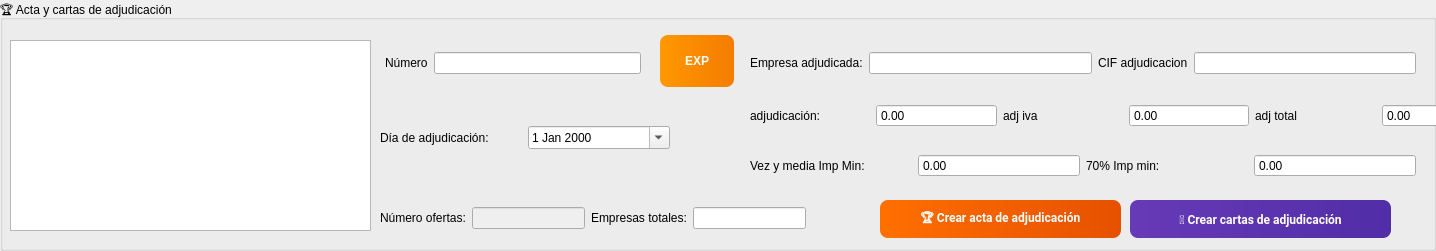
     <widget class="QGroupBox" name="groupBox_10">
      <property name="geometry">
       <rect>
        <x>65</x>
        <y>185</y>
        <width>1436</width>
        <height>251</height>
       </rect>
      </property>
      <property name="title">
       <string>🏆 Acta y cartas de adjudicación</string>
      </property>
      <widget class="QTableWidget" name="TwOfertas">
       <property name="geometry">
        <rect>
         <x>10</x>
         <y>40</y>
         <width>361</width>
         <height>191</height>
        </rect>
       </property>
       <property name="font">
        <font>
         <family>Segoe UI,Roboto,Arial,sans-serif</family>
         <pointsize>9</pointsize>
        </font>
       </property>
       <attribute name="verticalHeaderDefaultSectionSize">
        <number>40</number>
       </attribute>
       <attribute name="verticalHeaderMinimumSectionSize">
        <number>40</number>
       </attribute>
      </widget>
      <widget class="QPushButton" name="Generar_acta_adj">
       <property name="geometry">
        <rect>
         <x>880</x>
         <y>200</y>
         <width>241</width>
         <height>38</height>
        </rect>
       </property>
       <property name="font">
        <font>
         <family>Segoe UI,Roboto,Arial,sans-serif</family>
         <pointsize>9</pointsize>
         <weight>75</weight>
         <bold>true</bold>
        </font>
       </property>
       <property name="styleSheet">
        <string notr="true">QPushButton {
    background: qlineargradient(x1:0,y1:0,x2:1,y2:0, stop:0 #FF6F00, stop:1 #E65100);
    color: #ffffff;
    border: none;
    border-radius: 8px;
    padding: 6px 12px;
    font-weight: 600;
}
QPushButton:hover {
    background: qlineargradient(x1:0,y1:0,x2:1,y2:0, stop:0 #FF8F00, stop:1 #FF6F00);
}
QPushButton:pressed {
    background: #BF360C;
}</string>
       </property>
       <property name="text">
        <string>🏆 Crear acta de adjudicación</string>
       </property>
      </widget>
      <widget class="QPushButton" name="Generar_carta_adj">
       <property name="geometry">
        <rect>
         <x>1130</x>
         <y>200</y>
         <width>261</width>
         <height>38</height>
        </rect>
       </property>
       <property name="font">
        <font>
         <family>Segoe UI,Roboto,Arial,sans-serif</family>
         <pointsize>9</pointsize>
         <weight>75</weight>
         <bold>true</bold>
        </font>
       </property>
       <property name="styleSheet">
        <string notr="true">QPushButton {
    background: qlineargradient(x1:0,y1:0,x2:1,y2:0, stop:0 #673AB7, stop:1 #512DA8);
    color: #ffffff;
    border: none;
    border-radius: 8px;
    padding: 6px 12px;
    font-weight: 600;
}
QPushButton:hover {
    background: qlineargradient(x1:0,y1:0,x2:1,y2:0, stop:0 #7986CB, stop:1 #673AB7);
}
QPushButton:pressed {
    background: #4527A0;
}</string>
       </property>
       <property name="text">
        <string>📄 Crear cartas de adjudicación</string>
       </property>
      </widget>
      <widget class="QWidget" name="layoutWidget">
       <property name="geometry">
        <rect>
         <x>750</x>
         <y>95</y>
         <width>752</width>
         <height>41</height>
        </rect>
       </property>
       <layout class="QHBoxLayout" name="horizontalLayout_10">
        <property name="sizeConstraint">
         <enum>QLayout::SetDefaultConstraint</enum>
        </property>
        <item>
         <widget class="QLabel" name="Lb26">
          <property name="text">
           <string>adjudicación:</string>
          </property>
         </widget>
        </item>
        <item>
         <widget class="QDoubleSpinBox" name="precioAdjudicacion">
          <property name="readOnly">
           <bool>true</bool>
          </property>
          <property name="buttonSymbols">
           <enum>QAbstractSpinBox::NoButtons</enum>
          </property>
          <property name="decimals">
           <number>2</number>
          </property>
          <property name="minimum">
           <double>0.000000000000000</double>
          </property>
          <property name="maximum">
           <double>100000000.000000000000000</double>
          </property>
          <property name="singleStep">
           <double>1.000000000000000</double>
          </property>
         </widget>
        </item>
        <item>
         <widget class="QLabel" name="Lb25">
          <property name="text">
           <string>adj iva </string>
          </property>
         </widget>
        </item>
        <item>
         <widget class="QDoubleSpinBox" name="precioAdjudicacionIva">
          <property name="readOnly">
           <bool>true</bool>
          </property>
          <property name="buttonSymbols">
           <enum>QAbstractSpinBox::NoButtons</enum>
          </property>
          <property name="decimals">
           <number>2</number>
          </property>
          <property name="minimum">
           <double>0.000000000000000</double>
          </property>
          <property name="maximum">
           <double>100000000.000000000000000</double>
          </property>
          <property name="singleStep">
           <double>1.000000000000000</double>
          </property>
         </widget>
        </item>
        <item>
         <widget class="QLabel" name="Lb25_2">
          <property name="text">
           <string>adj total </string>
          </property>
         </widget>
        </item>
        <item>
         <widget class="QDoubleSpinBox" name="precioAdjudicacionTotal">
          <property name="readOnly">
           <bool>true</bool>
          </property>
          <property name="buttonSymbols">
           <enum>QAbstractSpinBox::NoButtons</enum>
          </property>
          <property name="decimals">
           <number>2</number>
          </property>
          <property name="minimum">
           <double>0.000000000000000</double>
          </property>
          <property name="maximum">
           <double>100000000.000000000000000</double>
          </property>
          <property name="singleStep">
           <double>1.000000000000000</double>
          </property>
         </widget>
        </item>
       </layout>
      </widget>
      <widget class="QWidget" name="layoutWidget">
       <property name="geometry">
        <rect>
         <x>750</x>
         <y>40</y>
         <width>666</width>
         <height>46</height>
        </rect>
       </property>
       <layout class="QHBoxLayout" name="horizontalLayout_11">
        <item>
         <widget class="QLabel" name="Lb24">
          <property name="text">
           <string>Empresa adjudicada:</string>
          </property>
          <property name="wordWrap">
           <bool>true</bool>
          </property>
         </widget>
        </item>
        <item>
         <widget class="QLineEdit" name="empresaAdjudicada"/>
        </item>
        <item>
         <widget class="QLabel" name="Lb24_4">
          <property name="text">
           <string>CIF adjudicacion</string>
          </property>
          <property name="wordWrap">
           <bool>true</bool>
          </property>
         </widget>
        </item>
        <item>
         <widget class="QLineEdit" name="contratistaCIF"/>
        </item>
       </layout>
      </widget>
      <widget class="QWidget" name="layoutWidget">
       <property name="geometry">
        <rect>
         <x>380</x>
         <y>195</y>
         <width>426</width>
         <height>46</height>
        </rect>
       </property>
       <layout class="QHBoxLayout" name="horizontalLayout_12">
        <item>
         <widget class="QLabel" name="label_74">
          <property name="text">
           <string>Número ofertas:</string>
          </property>
         </widget>
        </item>
        <item>
         <widget class="QLineEdit" name="numEmpresasPresentadas">
          <property name="enabled">
           <bool>false</bool>
          </property>
          <property name="maximumSize">
           <size>
            <width>16777215</width>
            <height>16777215</height>
           </size>
          </property>
         </widget>
        </item>
        <item>
         <widget class="QLabel" name="label_73">
          <property name="text">
           <string>Empresas totales:</string>
          </property>
         </widget>
        </item>
        <item>
         <widget class="QLineEdit" name="numEmpresasSolicitadas"/>
        </item>
       </layout>
      </widget>
      <widget class="QWidget" name="layoutWidget">
       <property name="geometry">
        <rect>
         <x>385</x>
         <y>40</y>
         <width>256</width>
         <height>46</height>
        </rect>
       </property>
       <layout class="QHBoxLayout" name="horizontalLayout_13">
        <item>
         <widget class="QLabel" name="Lb23">
          <property name="text">
           <string>Número</string>
          </property>
         </widget>
        </item>
        <item>
         <widget class="QLineEdit" name="numeroExpediente"/>
        </item>
       </layout>
      </widget>
      <widget class="QWidget" name="layoutWidget">
       <property name="geometry">
        <rect>
         <x>380</x>
         <y>115</y>
         <width>290</width>
         <height>45</height>
        </rect>
       </property>
       <layout class="QHBoxLayout" name="horizontalLayout_14">
        <item>
         <widget class="QLabel" name="label_47">
          <property name="text">
           <string>Día de adjudicación:</string>
          </property>
         </widget>
        </item>
        <item>
         <widget class="QDateEdit" name="fechaAdjudicacion">
          <property name="calendarPopup">
           <bool>true</bool>
          </property>
         </widget>
        </item>
       </layout>
      </widget>
      <widget class="QPushButton" name="btn_cambio_exp">
       <property name="geometry">
        <rect>
         <x>660</x>
         <y>35</y>
         <width>74</width>
         <height>52</height>
        </rect>
       </property>
       <property name="styleSheet">
        <string notr="true">QPushButton {
    background: qlineargradient(x1:0,y1:0,x2:1,y2:0, stop:0 #FF9800, stop:1 #F57C00);
    color: #ffffff;
    border: none;
    border-radius: 8px;
    padding: 6px 12px;
    font-weight: 600;
}
QPushButton:hover {
    background: qlineargradient(x1:0,y1:0,x2:1,y2:0, stop:0 #FFB74D, stop:1 #FF9800);
}
QPushButton:pressed {
    background: #E65100;
}</string>
       </property>
       <property name="text">
        <string>EXP</string>
       </property>
      </widget>
      <widget class="QWidget" name="layoutWidget">
       <property name="geometry">
        <rect>
         <x>750</x>
         <y>145</y>
         <width>666</width>
         <height>41</height>
        </rect>
       </property>
       <layout class="QHBoxLayout" name="horizontalLayout_39">
        <item>
         <widget class="QLabel" name="Lb_27">
          <property name="text">
           <string>Vez y media Imp Min:</string>
          </property>
         </widget>
        </item>
        <item>
         <widget class="QDoubleSpinBox" name="licitacion15">
          <property name="readOnly">
           <bool>true</bool>
          </property>
          <property name="buttonSymbols">
           <enum>QAbstractSpinBox::NoButtons</enum>
          </property>
          <property name="decimals">
           <number>2</number>
          </property>
          <property name="minimum">
           <double>0.000000000000000</double>
          </property>
          <property name="maximum">
           <double>100000000.000000000000000</double>
          </property>
          <property name="singleStep">
           <double>1.000000000000000</double>
          </property>
         </widget>
        </item>
        <item>
         <widget class="QLabel" name="Lb_28">
          <property name="text">
           <string>70% Imp min:</string>
          </property>
         </widget>
        </item>
        <item>
         <widget class="QDoubleSpinBox" name="licitacion07">
          <property name="readOnly">
           <bool>true</bool>
          </property>
          <property name="buttonSymbols">
           <enum>QAbstractSpinBox::NoButtons</enum>
          </property>
          <property name="decimals">
           <number>2</number>
          </property>
          <property name="minimum">
           <double>0.000000000000000</double>
          </property>
          <property name="maximum">
           <double>100000000.000000000000000</double>
          </property>
          <property name="singleStep">
           <double>1.000000000000000</double>
          </property>
         </widget>
        </item>
       </layout>
      </widget>
     </widget>
